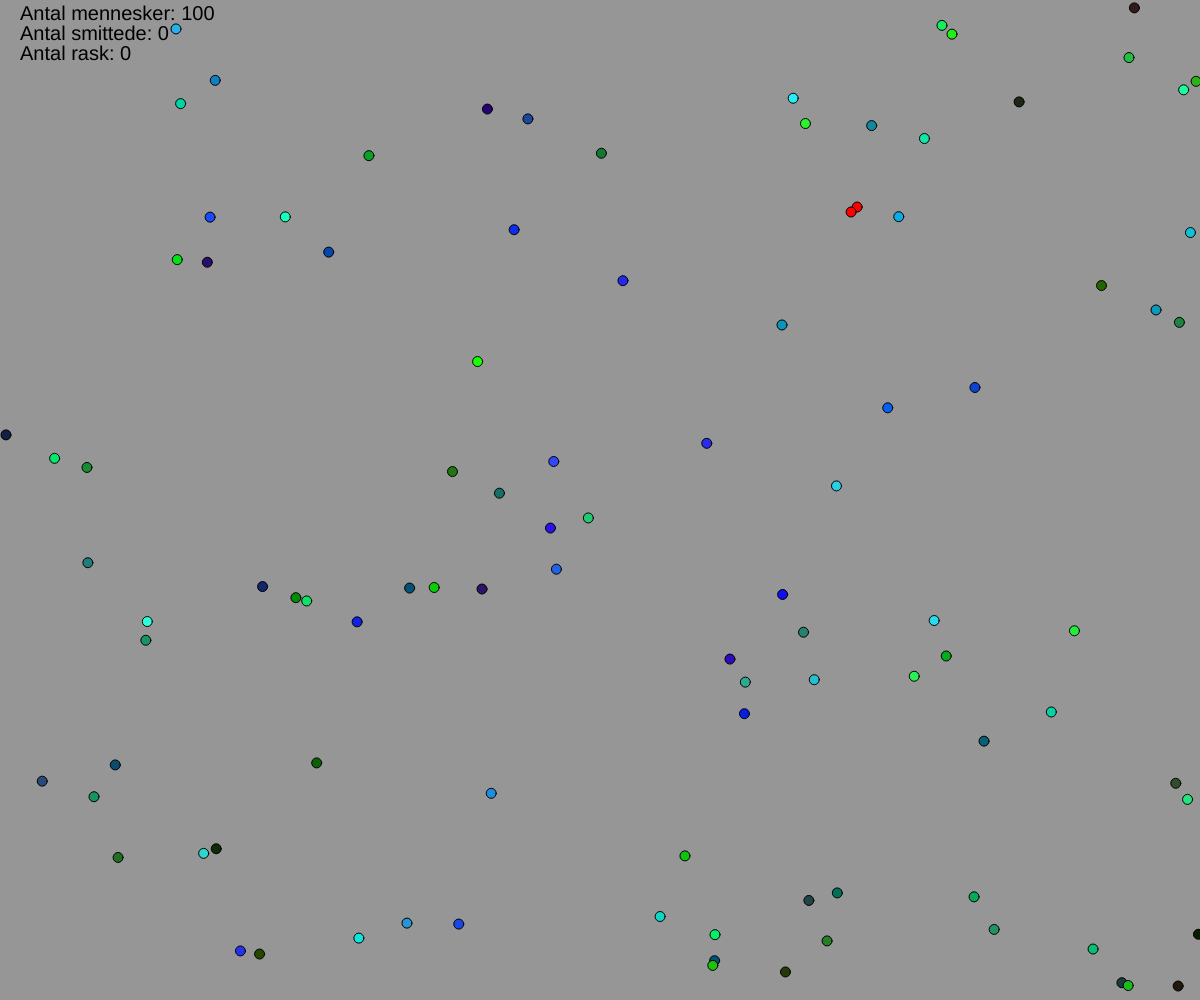
Frame 1 (no input)
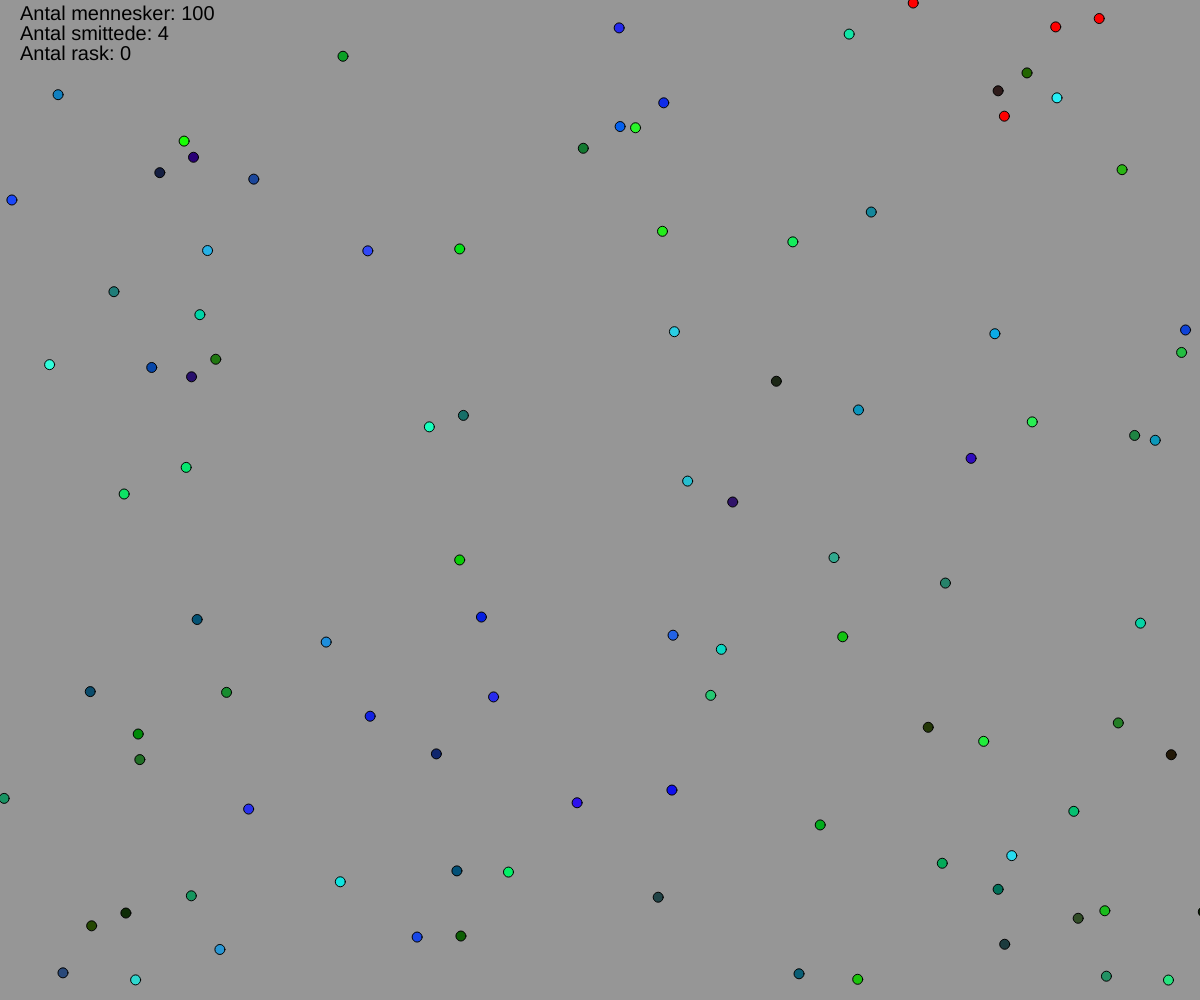
Frame 60 (no input)
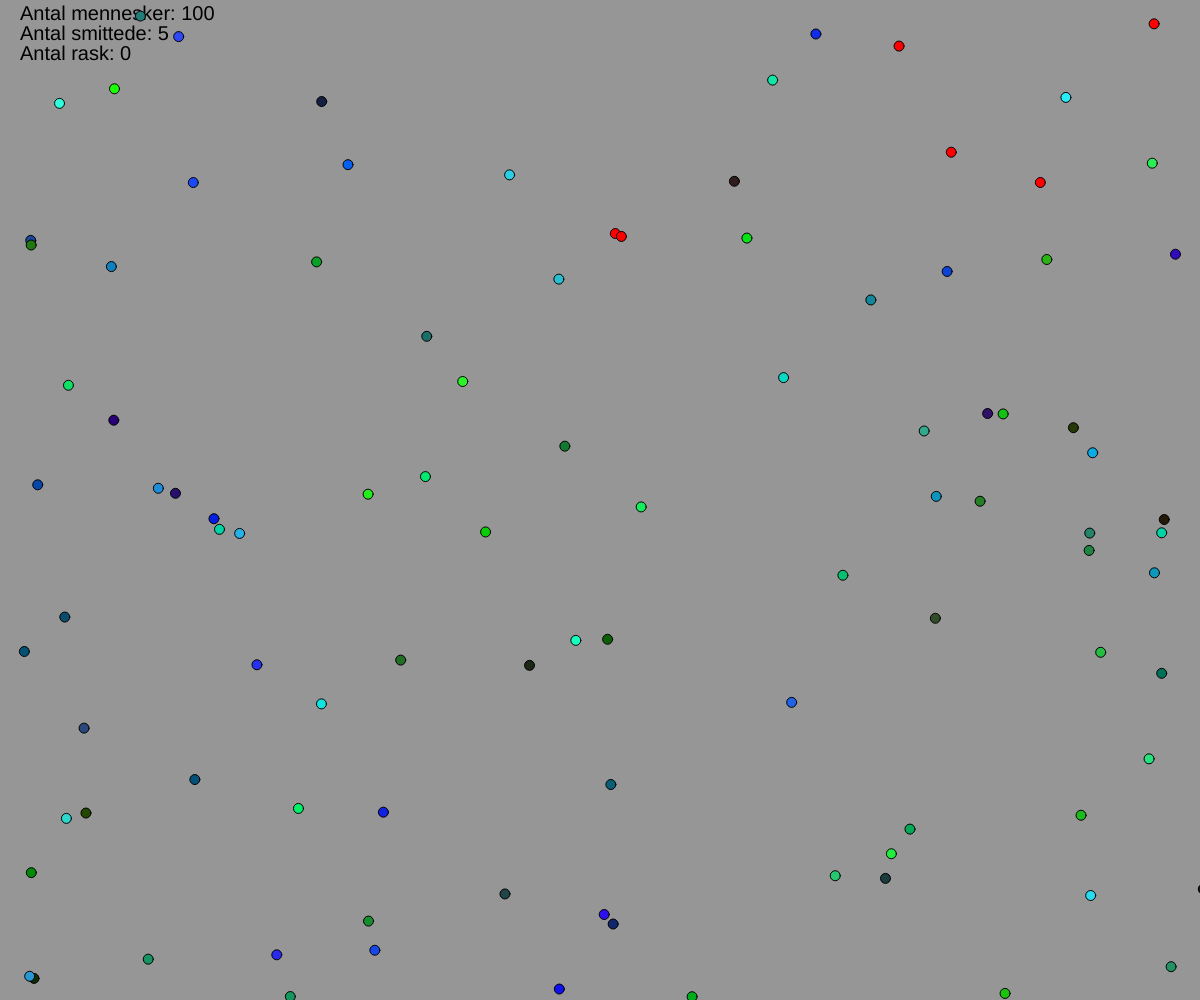
Frame 120 (the mouse pressed at the canvas centre since frame 60)

The p5.js sketch that drew these frames (run headless with seeded random() and noise() and a simulated clock; from frame 60 on, the mouse is pressed at the canvas centre):

// p5.js sketch
// ── sketch.js
let x;
let y;
let radius;
let r1;
let r2;
let n;
let mennesker = [];
let smittede = 0;
let rask = 0;

function setup() {
  x = windowWidth / 2;
  y = windowHeight / 2;
  r1 = 1;
  r2 = 1;
  radius = 5;
  n = 100;

  createCanvas(windowWidth, windowHeight);

  for (let i = 0; i < n; i++) {
    mennesker.push(
      new Menneske(
        random(0, windowWidth),
        random(0, windowHeight),
        radius,
        random(-5, 5),
        random(-5, 5)
      )
    );
  }
  mennesker[0].smittet = true;
}

function draw() {
  background(150);
  fill(0);
  textSize(20);
  text("Antal mennesker: " + n, 20, 20);
  text("Antal smittede: " + smittede, 20, 40);
  text("Antal rask: " + rask, 20, 60);

  for (let i = 0; i < n; i++) {
    if (mennesker[i].smittet == true && mennesker[i].måltSyg == false) {
      smittede++;
      mennesker[i].måltSyg = true;
    }
    if (mennesker[i].rask == true && mennesker[i].måltRask == false) {
      rask++;
      mennesker[i].måltRask = true;
      smittede = smittede - 1;
    }
  }

  for (let i = 0; i < n; i++) {
    for (let j = 0; j < n; j++) {
      if (i != j) {
        let afstand = dist(
          mennesker[i].x,
          mennesker[i].y,
          mennesker[j].x,
          mennesker[j].y
        );
        if (
          afstand < radius * 2 &&
          (mennesker[i].smittet == true || mennesker[j].smittet == true) &&
          (mennesker[i].rask == false || mennesker[j].rask == false)
        ) {
          console.log("menneske " + i + " og " + j + " rørte");
          mennesker[i].smittet = true;
          mennesker[i].farve = color(255, 0, 0);
        }
      }
    }
  }

  for (let i = 0; i < n; i++) {
    if (mennesker[i].smittet == true) {
      mennesker[i].framesSyg++;
    }
    if (mennesker[i].framesSyg > 350) {
      mennesker[i].rask = true;
      mennesker[i].smittet = false;
      mennesker[i].farve = color(0, 255, 0);
    }
  }

  for (let i = 0; i < n; i++) {
    mennesker[i].draw();
    mennesker[i].collision(windowWidth, windowHeight);
  }
}

class Menneske {
  constructor(x, y, radius, retning_x, retning_y) {
    this.x = x;
    this.y = y;
    this.radius = radius;
    this.retning_x = retning_x;
    this.retning_y = retning_y;
    this.farve = color(random(0, 50), random(0, 255), random(0, 255));
    this.smittet = false;
    this.måltSyg = false;
    this.framesSyg = 0;
    this.rask = false;
    this.måltRask
  }

  draw() {
    fill(this.farve);
    circle(this.x, this.y, this.radius * 2);
  }

  collision(windowWidth, windowHeight) {
    if (this.x + this.radius > windowWidth) {
      this.retning_x = -this.retning_x;
    }
    if (this.x - this.radius <= 0) {
      this.retning_x = -this.retning_x;
    }
    if (this.y + this.radius > windowHeight) {
      this.retning_y = -this.retning_y;
    }
    if (this.y - this.radius <= 0) {
      this.retning_y = -this.retning_y;
    }
    this.x = this.x + this.retning_x;
    this.y = this.y + this.retning_y;
  }
}
